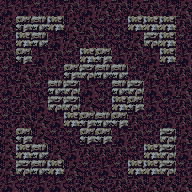

Tiled map render using the project's own tile images. Description and the whole map definition, tile-layer contents included, below:
An orthogonal 12x12 tile map with 16x16 px tiles, 1 tile layer (tile) and 15 objects.

<map version="1.0" tiledversion="1.1.2" orientation="orthogonal" renderorder="right-down" width="12" height="12" tilewidth="16" tileheight="16" infinite="0" nextobjectid="55">
 <tileset firstgid="1" source="tileset.tsx" />
 <layer name="tile" width="12" height="12">
  <data encoding="csv">
8,8,9,8,6,8,7,6,7,6,8,7,
7,4,5,3,7,7,9,9,3,3,3,6,
9,3,5,8,7,6,9,9,7,2,3,9,
6,4,8,6,9,3,4,8,6,8,3,8,
9,7,6,9,4,2,5,5,9,7,6,6,
8,6,9,5,2,8,9,5,2,8,8,7,
9,6,8,2,2,7,9,3,4,8,9,6,
9,6,7,8,3,4,5,4,6,9,8,6,
7,4,7,9,9,4,4,8,6,9,2,7,
7,3,5,7,8,6,6,6,9,3,2,8,
7,2,5,3,7,9,8,9,3,3,2,9,
8,9,8,8,9,7,9,6,6,7,7,7
</data>
 </layer>
 <objectgroup name="item">
  <object id="50" gid="221" x="80" y="112" width="16" height="16" />
 </objectgroup>
 <objectgroup name="creature">
  <object id="51" gid="250" x="48" y="80" width="16" height="16">
   <properties>
    <property name="probability" value="5" />
   </properties>
  </object>
  <object id="52" gid="250" x="128" y="80" width="16" height="16">
   <properties>
    <property name="probability" value="5" />
   </properties>
  </object>
  <object id="53" gid="250" x="48" y="128" width="16" height="16">
   <properties>
    <property name="probability" value="5" />
   </properties>
  </object>
  <object id="54" gid="253" x="128" y="128" width="16" height="16">
   <properties>
    <property name="probability" value="5" />
   </properties>
  </object>
 </objectgroup>
 <objectgroup name="furniture">
  <object id="39" gid="52" x="64" y="32" width="16" height="16" />
  <object id="40" gid="52" x="16" y="80" width="16" height="16" />
  <object id="41" gid="52" x="16" y="128" width="16" height="16" />
  <object id="42" gid="52" x="64" y="176" width="16" height="16" />
  <object id="43" gid="52" x="112" y="176" width="16" height="16" />
  <object id="44" gid="52" x="160" y="128" width="16" height="16" />
  <object id="45" gid="52" x="160" y="80" width="16" height="16" />
  <object id="46" gid="52" x="112" y="32" width="16" height="16" />
  <object id="47" gid="90" x="96" y="112" width="16" height="16">
   <properties>
    <property name="description" value="Arthur, the Ex-Loremaster and Looter of Coffee (and cartographer)." />
   </properties>
  </object>
  <object id="49" gid="70" x="80" y="96" width="16" height="16">
   <properties>
    <property name="description" value="&quot;More maps... MORE MAPS!&quot;" />
   </properties>
  </object>
 </objectgroup>
 <objectgroup name="description" />
</map>
